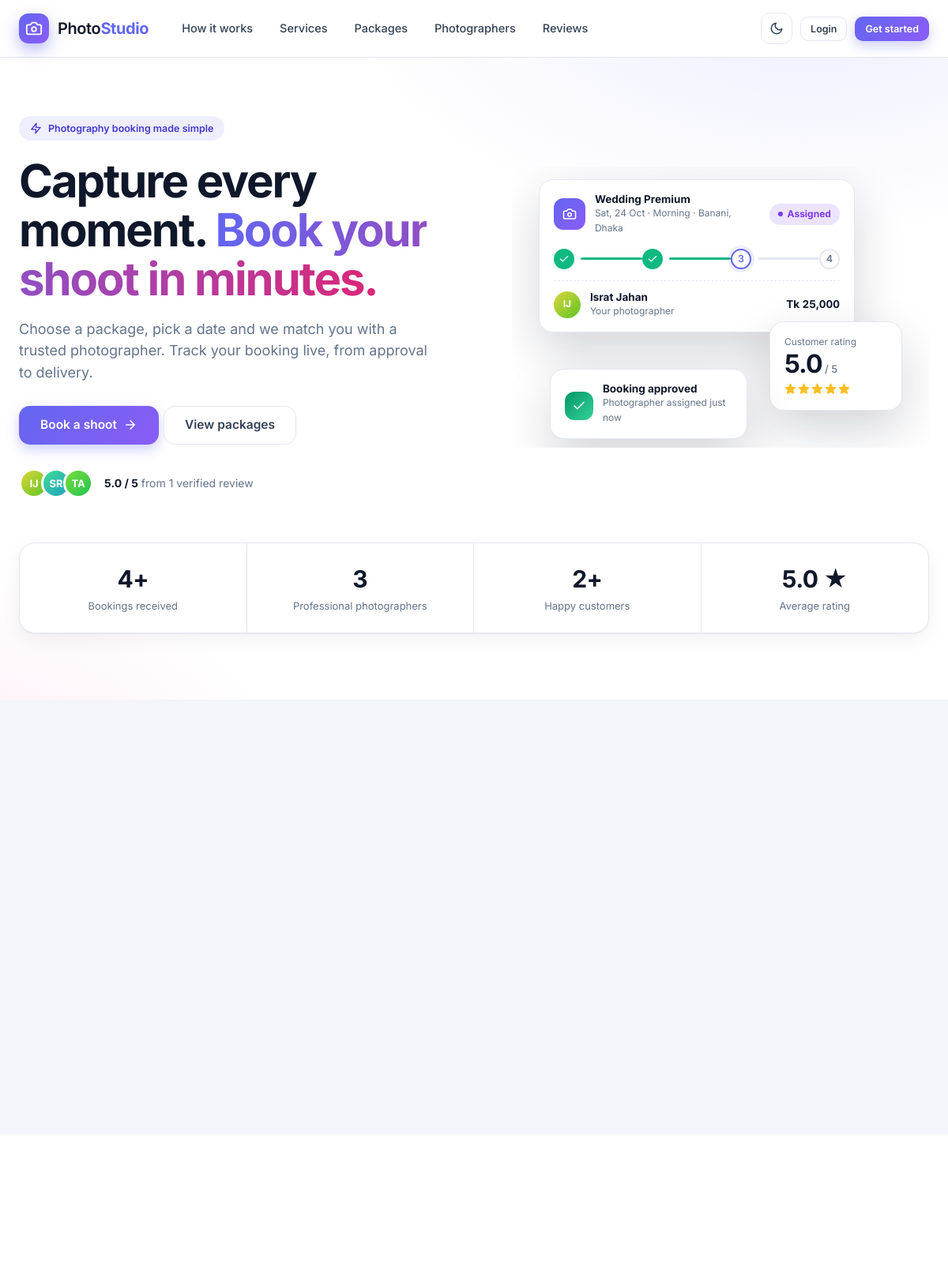
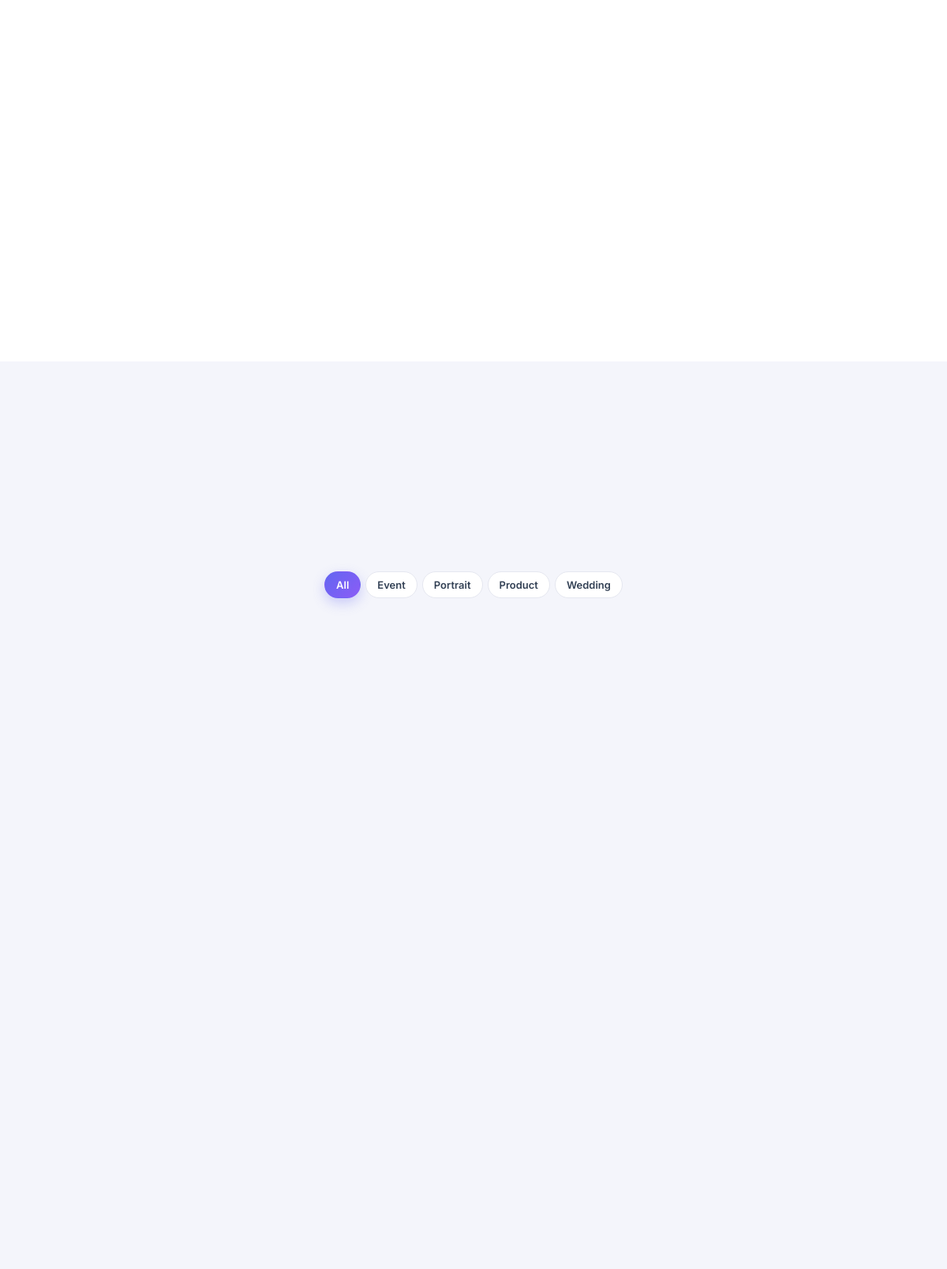
The app's page /view/home.php (upper part) with its own data (2 pictures, top to bottom).
### tables this page shows
CREATE TABLE users (
	id INT PRIMARY KEY AUTO_INCREMENT,
	name VARCHAR(100) NOT NULL,
	username VARCHAR(50) NOT NULL UNIQUE,
	email VARCHAR(100) NOT NULL UNIQUE,
	password VARCHAR(100) NOT NULL,
	phone VARCHAR(20),
	role VARCHAR(20) NOT NULL,
	specialization VARCHAR(100),
	status VARCHAR(20) DEFAULT 'active',
	profile_pic VARCHAR(255) DEFAULT '',
	created_at TIMESTAMP DEFAULT CURRENT_TIMESTAMP
);

CREATE TABLE categories (
	id INT PRIMARY KEY AUTO_INCREMENT,
	name VARCHAR(100) NOT NULL,
	description VARCHAR(255)
);

### model/User.php (called while the page is built, shortened)
<?php
require_once __DIR__ . '/BaseModel.php';
class User extends BaseModel {
	public function countByRole($role) {
		return (int)$this->value("SELECT COUNT(*) FROM users WHERE role = ?", 's', array($role));
	}
	public function getPhotographersWithStats() {
		$sql = "SELECT u.id, u.name, u.email, u.phone, u.specialization, u.profile_pic, u.created_at,
					(SELECT ROUND(AVG(r.rating), 1) FROM reviews r JOIN bookings b ON r.booking_id = b.id WHERE b.photographer_id = u.id) AS avg_rating,
					(SELECT COUNT(*) FROM reviews r JOIN bookings b ON r.booking_id = b.id WHERE b.photographer_id = u.id) AS review_count,
					(SELECT COUNT(*) FROM bookings b WHERE b.photographer_id = u.id AND b.status = 'completed') AS completed_shoots,
					(SELECT COUNT(*) FROM portfolio p WHERE p.photographer_id = u.id) AS portfolio_count
				FROM users u
				WHERE u.role = 'photographer' AND u.status = 'active'
				ORDER BY u.name";
		return $this->all($sql);
	}
}

### model/BaseModel.php (called while the page is built, shortened)
<?php
class BaseModel {
	public function establishConnection() {
		$db = new DBConnection();
		return $db->connect();
	}
	protected function run($sql, $types = '', $params = array()) {
		$conn = $this->establishConnection();
		$stmt = $conn->prepare($sql);
		if ($types !== '') {
			$stmt->bind_param($types, ...$params);
		}
		$stmt->execute();
		return $stmt;
	}
	protected function all($sql, $types = '', $params = array()) {
		$stmt = $this->run($sql, $types, $params);
		$result = $stmt->get_result();
		$rows = array();
		while ($row = $result->fetch_assoc()) {
			$rows[] = $row;
		}
		return $rows;
	}
	protected function one($sql, $types = '', $params = array()) {
		$rows = $this->all($sql, $types, $params);
		return count($rows) > 0 ? $rows[0] : null;
	}
	protected function value($sql, $types = '', $params = array()) {
		$row = $this->one($sql, $types, $params);
		return reset($row);
	}
}

### includes/public_data.php (called while the page is built)
<?php
require_once __DIR__ . '/../model/Report.php';
require_once __DIR__ . '/../model/User.php';
function public_stats() {
	$report = new Report();
	$user = new User();
	$counts = $report->statusCounts();
	return array(
		'bookings' => array_sum($counts),
		'completed' => $counts['completed'],
		'photographers' => $user->countByRole('photographer'),
		'customers' => $user->countByRole('customer'),
		'rating' => $report->averageRating(),
		'reviews' => $report->totalReviews()
	);
}

### model/Report.php (called while the page is built, shortened)
<?php
require_once __DIR__ . '/BaseModel.php';
class Report extends BaseModel {
	public function statusCounts() {
		$counts = array('pending' => 0, 'approved' => 0, 'assigned' => 0, 'completed' => 0, 'rejected' => 0, 'cancelled' => 0);
		$rows = $this->all("SELECT status, COUNT(*) AS total FROM bookings GROUP BY status");
		foreach ($rows as $r) {
			$counts[$r['status']] = (int)$r['total'];
		}
		return $counts;
	}
	public function averageRating() {
		return (float)$this->value("SELECT COALESCE(ROUND(AVG(rating), 1), 0) FROM reviews");
	}
	public function totalReviews() {
		return (int)$this->value("SELECT COUNT(*) FROM reviews");
	}
}

### model/Category.php (called while the page is built, shortened)
<?php
require_once __DIR__ . '/BaseModel.php';
class Category extends BaseModel {
	public function getAllWithCounts() {
		return $this->all("SELECT c.*,
				(SELECT COUNT(*) FROM packages p WHERE p.category_id = c.id) AS package_count,
				(SELECT COUNT(*) FROM bookings b JOIN packages p ON b.package_id = p.id WHERE p.category_id = c.id) AS booking_count
			FROM categories c ORDER BY c.name");
	}
}

### view/home.php (the view, shortened to what this page needs)
<?php
require_once __DIR__ . '/../includes/helpers.php';
require_once __DIR__ . '/../includes/public_data.php';
require_once __DIR__ . '/../model/Category.php';
require_once __DIR__ . '/../model/User.php';
$stats = public_stats();
$category = new Category();
$categories = $category->getAllWithCounts();
$user = new User();
$team = array_slice($user->getPhotographersWithStats(), 0, 4);
require_once __DIR__ . '/../includes/auth_header.php';
?>
<header class="pub-nav">
	<div class="container">
		<a class="pub-brand" href="home.php"><span class="brand-mark"><?php echo icon('camera') ?></span><span>Photo<b>Studio</b></span></a>
		<nav class="pub-links">
			<a href="#how">How it works</a><a href="#services">Services</a><a href="#packages">Packages</a><a href="#team">Photographers</a><a href="#reviews">Reviews</a>
		</nav>
		<div class="pub-cta">
			<button class="icon-btn" id="themeBtn" type="button" aria-label="Toggle dark mode"><span class="show-light"><?php echo icon('moon') ?></span><span class="show-dark"><?php echo icon('sun') ?></span></button>
			<a class="btn btn-ghost btn-sm" href="login.php">Login</a>
			<a class="btn btn-primary btn-sm" href="register.php">Get started</a>
		</div>
	</div>
</header>
<section class="hero-pub">
	<div class="container">
		<div class="hero-grid">
			<div>
				<span class="eyebrow"><?php echo icon('zap') ?>Photography booking made simple</span>
				<h1>Capture every moment. <em>Book your shoot in minutes.</em></h1>
				<p class="lead">Choose a package, pick a date and we match you with a trusted photographer. Track your booking live, from approval to delivery.</p>
				<div class="actions">
					<a class="btn btn-primary btn-lg" href="register.php">Book a shoot <?php echo icon('arrow') ?></a>
					<a class="btn btn-ghost btn-lg" href="#packages">View packages</a>
				</div>
				<div class="trust">
					<div class="avatars"><?php foreach (array_slice($team, 0, 4) as $t) { echo avatar($t['name'], $t['profile_pic']); } ?></div>
					<span><?php if ($stats['reviews'] > 0) { ?><b><?php echo e(number_format($stats['rating'], 1)) ?> / 5</b> from <?php echo e($stats['reviews']) ?> verified review<?php echo $stats['reviews'] > 1 ? 's' : '' ?><?php } else { ?>Trusted, verified photographers<?php } ?></span>
				</div>
			</div>
			<div class="hero-visual"><?php include __DIR__ . '/../includes/mock.php'; ?></div>
		</div>
		<div class="stat-strip">
			<div><b><?php echo e($stats['bookings']) ?>+</b><small>Bookings received</small></div>
			<div><b><?php echo e($stats['photographers']) ?></b><small>Professional photographers</small></div>
			<div><b><?php echo e($stats['customers']) ?>+</b><small>Happy customers</small></div>
			<div><b><?php echo $stats['rating'] > 0 ? e(number_format($stats['rating'], 1)) : '5.0' ?> ★</b><small>Average rating</small></div>
		</div>
	</div>
</section>
<section class="sec sec-alt" id="how">
	<div class="container">
		<div class="steps-grid">
		</div>
	</div>
</section>
<section class="sec" id="services">
	<div class="container">
		<div class="svc-grid">
		</div>
	</div>
</section>
<section class="sec sec-alt" id="packages">
	<div class="container">
		<div class="pub-section-tabs"><div class="tabs">
			<button type="button" class="tab active" data-pkg-cat="all">All</button>
			<?php foreach ($categories as $c) { ?><button type="button" class="tab" data-pkg-cat="<?php echo e($c['id']) ?>"><?php echo e($c['name']) ?></button><?php } ?>
		</div></div>
		<div class="grid grid-auto">
		</div>
	</div>
</section>
<?php require_once __DIR__ . '/../includes/auth_footer.php'; ?>

### includes/helpers.php (shortened to what this page needs)
<?php
function e($value) {
	return htmlspecialchars((string)$value, ENT_QUOTES, 'UTF-8');
}
function initials($name) {
	$parts = preg_split('/\s+/', trim((string)$name));
	$s = '';
	for ($i = 0; $i < count($parts) && $i < 2; $i++) {
		$s .= mb_strtoupper(mb_substr($parts[$i], 0, 1));
	}
	return $s == '' ? '?' : $s;
}
function avatar($name, $pic = '', $size = '') {
	$cls = 'avatar' . ($size ? ' avatar-' . $size : '');
	$hue = (crc32((string)$name) % 360);
	return '<span class="' . $cls . '" style="--h:' . $hue . '">' . e(initials($name)) . '</span>';
}
function stars($rating, $max = 5) {
	$out = '<span class="stars" aria-label="' . e($rating) . ' out of ' . $max . '">';
	for ($i = 1; $i <= $max; $i++) {
		$out .= '<span class="star' . ($i <= round($rating) ? ' on' : '') . '">' . icon('star') . '</span>';
	}
	return $out . '</span>';
}
function icon($name) {
	return '<svg class="ic" viewBox="0 0 24 24" fill="none" stroke="currentColor" stroke-width="2" stroke-linecap="round" stroke-linejoin="round" aria-hidden="true">' . $i[$name] . '</svg>';
}

### records on screen
users: name "IJ"
users: name "SR"
users: name "TA"
categories: name "Event"
categories: name "Portrait"
categories: name "Product"
categories: name "Wedding"

### other values on screen
$stats['rating'] "5.0"
$stats['reviews'] "1"
initials($name) "IJ"
$rating "5.0"
$stats['bookings'] "4"
$stats['photographers'] "3"
$stats['customers'] "2"
